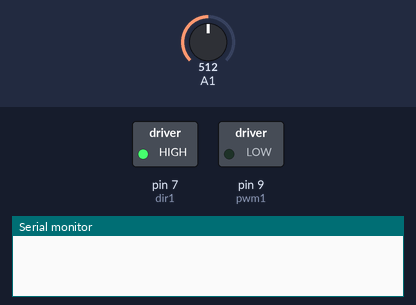
The sketch below on a simulated Arduino Uno, built with avr-gcc and run on an emulated ATmega328P. On the bench: switched loads named in the sketch (green lamp = pin HIGH), the last lines printed to the serial monitor. The inputs (shaded band) are chosen by the test bench; at power-on: A1 = 512.

Above: at 1.2 s.
1.3 s: A1 set to 515
At 2.5 s:
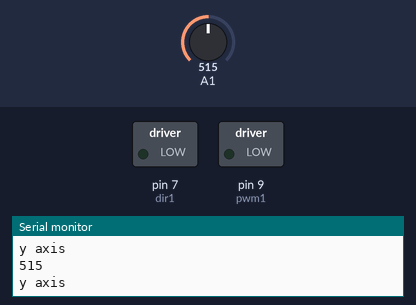
2.8 s: A1 set to 716
At 3.4 s:
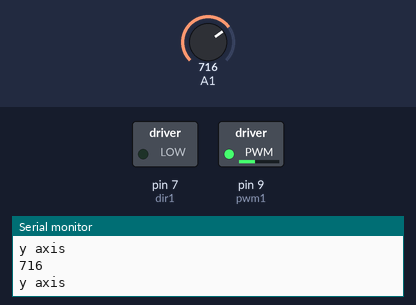
4.3 s: A1 set to 900
At 5.5 s:
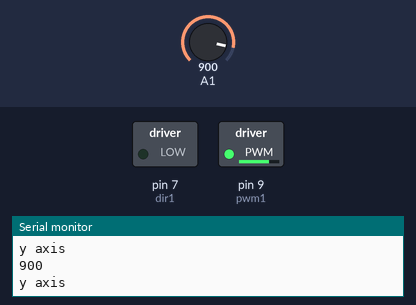
5.8 s: A1 set to 1023
At 6.9 s:
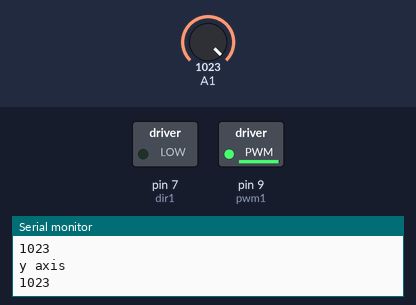
7.3 s: A1 set to 511
At 8.6 s:
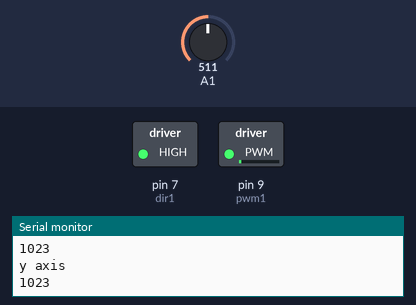
Timing chart, 0 to 9.8 s (numbered marks = the images above; inputs shaded):
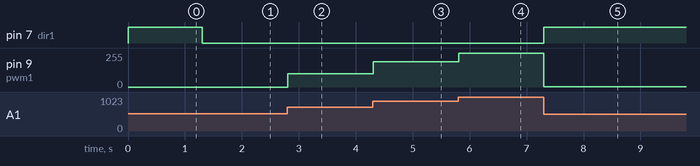

The sketch:

2omniwheels.ino
```cpp
int sw = 2;
int pwm1 = 9;
//int pwm2 = 6;
 int dir1 = 7;

//int dir2 = 8;
int joyposVert = 512;
int joyposHorz = 512;
int joyVert = A1;
int joyHorz = A2;
 int motorSpeed1 = 0;
int motorSpeed11=  0;
//int motorSpeed22 = 0;
//int motorSpeed2 = 0;

void setup() {
  // put your setup code here, to run once:
Serial.begin(9600);
pinMode(pwm1, OUTPUT);
pinMode(dir1,OUTPUT);

//pinMode(pwm2, OUTPUT);
//pinMode(dir2,OUTPUT);

   digitalWrite(pwm1,LOW);
digitalWrite(dir1, HIGH);
 //digitalWrite(pwm2,LOW);
//digitalWrite(dir2, HIGH);


}

void loop() {
  // put your main code here, to run repeatedly:
  joyposVert = analogRead(A1);
  //Serial.println(joyposVert);
 // joyposHorz = analogWrite(A0);
   if(joyposVert< 514){
        digitalWrite(dir1, HIGH);

  //      digitalWrite(dir2, HIGH);
   //     digitalWrite(dir3, HIGH);
 //       digitalWrite(dir4, LOW);
        //digitalWrite(pwm1, joyposVert);
        motorSpeed1 = 514-joyposVert;
    //    motorSpeed2 = 514 - joyposVert;
     //   motorSpeed3 = 514-joyposVert;
       // motorSpeed4 = 514-joyposVert;
        motorSpeed11 = map(motorSpeed1,0, 514, 0,255);
      //  motorSpeed22 = map(motorSpeed2,0, 514, 0,255);
        //motorSpeed33 = map(motorSpeed1,0, 514, 0,255);
        //motorSpeed44 = map(motorSpeed2,0, 514, 0,255);
       // Serial.println(motorSpeed11);
        analogWrite(pwm1, motorSpeed11);
        //analogWrite(pwm2, motorSpeed22);
       // analogWrite(pwm3, motorSpeed33);
       // analogWrite(pwm4, motorSpeed44);
    }

  else if(joyposVert> 514){
        digitalWrite(dir1, LOW);
        //digitalWrite(dir2,LOW);
        //digitalWrite(dir3,LOW);
        //digitalWrite(dir4,HIGH);
        //digitalWrite(pwm1, joyposVert);
        motorSpeed1 = joyposVert - 514;
        //motorSpeed2 = joyposVert-514;
        //motorSpeed3 = joyposVert-514;
        //motorSpeed4 = joyposVert-514;


        motorSpeed11 = map(motorSpeed1,0, 514, 0,255);
         //motorSpeed22 = map(motorSpeed2,0, 512, 0,255);
         //motorSpeed33 = map(motorSpeed2,0, 512, 0,255);
         //motorSpeed44 = map(motorSpeed2,0, 512, 0,255);
       // Serial.prinssstln(motorSpeed11);
        analogWrite(pwm1, motorSpeed11);

        //analogWrite(pwm2, motorSpeed22);
        Serial.println( "y axis ");
        Serial.println(analogRead(A1));
        //Serial.print("x axis ");
        //Serial.print(analogRead(A2));
        //analogWrite(pwm3, motorSpeed33);
        //analogWrite(pwm4, motorSpeed44);
    }


}
```

Measured:
- the behaviour switches between 514 and 515 on A1 (found by bisection; images 0 and 1)
- after the input at 1.3 s, pin 7 (dir1): HIGH → LOW at once
- after the input at 2.8 s, pin 9 (pwm1): 0/255 → 100/255 at once
- after the input at 4.3 s, pin 9 (pwm1): 100/255 → 191/255 at once
- after the input at 5.8 s, pin 9 (pwm1): 191/255 → 252/255 at once
- after the input at 7.3 s, pin 7 (dir1): LOW → HIGH at once; pin 9 (pwm1): 252/255 → 1/255 at once
